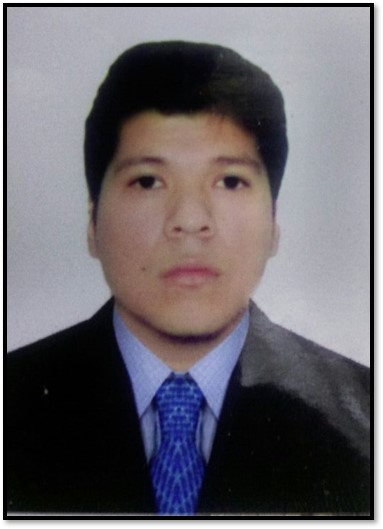
#> input picture 3/img.jpg, 383 x 529 px, given in place of the camera
$ python ejm7.py
#> lines starting #> are read from the running program, lines starting #| are printed output that depends on the picture; after the words box and inside, x2 and y2 are one past the last pixel; in counts of white or black regions, pixels touching at a corner belong together
import cv2
import numpy as np


def nothing(x):
    pass


# Start video capture
cap = cv2.VideoCapture(0)

# Create a window for the trackbars
cv2.namedWindow("Trackbars")

# Create trackbars for lower HSV
cv2.createTrackbar("Lower H", "Trackbars", 0, 179, nothing)
#> slider 'Lower H' is set to 35
cv2.createTrackbar("Lower S", "Trackbars", 0, 255, nothing)
#> slider 'Lower S' is set to 51
cv2.createTrackbar("Lower V", "Trackbars", 0, 255, nothing)
#> slider 'Lower V' is set to 51

# Create trackbars for upper HSV
cv2.createTrackbar("Upper H", "Trackbars", 179, 179, nothing)
cv2.createTrackbar("Upper S", "Trackbars", 255, 255, nothing)
cv2.createTrackbar("Upper V", "Trackbars", 255, 255, nothing)

while True:
    _, frame = cap.read()
#> frame is the input picture: shape (529, 383, 3); mean B, G, R 107.5, 101.8, 105.7
    hsv = cv2.cvtColor(frame, cv2.COLOR_BGR2HSV)
#> hsv: shape (529, 383, 3); mean H, S, V 76.1, 52.9, 114.7

    # Get current positions of the trackbars
    lower_h = cv2.getTrackbarPos("Lower H", "Trackbars")
    lower_s = cv2.getTrackbarPos("Lower S", "Trackbars")
    lower_v = cv2.getTrackbarPos("Lower V", "Trackbars")
    upper_h = cv2.getTrackbarPos("Upper H", "Trackbars")
    upper_s = cv2.getTrackbarPos("Upper S", "Trackbars")
    upper_v = cv2.getTrackbarPos("Upper V", "Trackbars")

    # Define the HSV range based on trackbar positions
    lower = np.array([lower_h, lower_s, lower_v])
    upper = np.array([upper_h, upper_s, upper_v])

    mask = cv2.inRange(hsv, lower, upper)
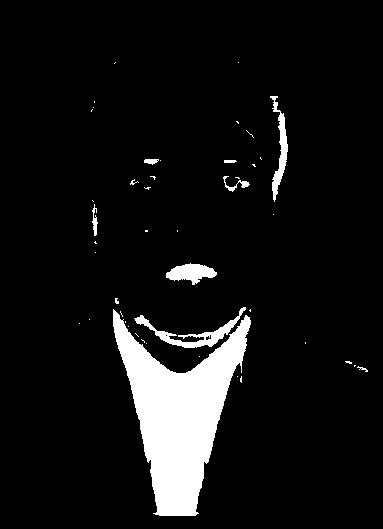
#> mask: shape (529, 383); 7.7% white; 45 white regions (35 under 20 px), largest, box (x1, y1, x2, y2) and area: (113, 309, 251, 516) 12756, (134, 307, 246, 348) 940, (166, 263, 217, 285) 656
    res = cv2.bitwise_and(frame, frame, mask=mask)
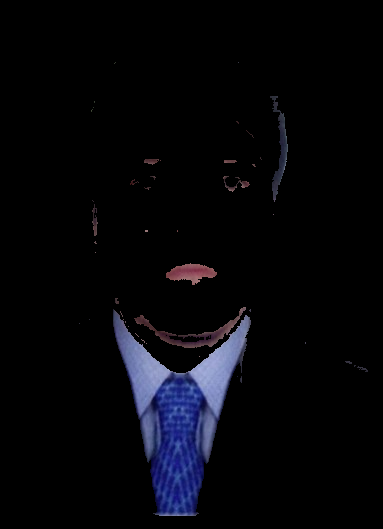
#> res: shape (529, 383, 3); mean B, G, R 9.9, 5.9, 5.6

    cv2.imshow("frame", frame)
    cv2.imshow("mask", mask)
    cv2.imshow("resultado", res)

    if cv2.waitKey(1) & 0xFF == 27:  # Exit with ESC key
#> (key Esc is pressed here)
        break

cap.release()
cv2.destroyAllWindows()

$ run again, on 3/frutas.jpg
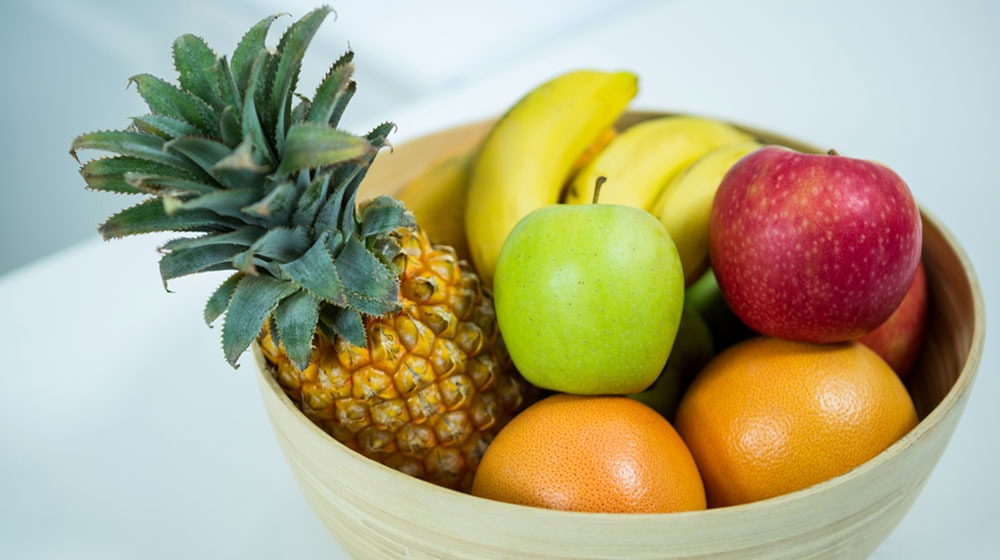
#> input picture 3/frutas.jpg, 1000 x 560 px, given in place of the camera
#> frame is the input picture: shape (560, 1000, 3); mean B, G, R 133.4, 168.5, 174
#> hsv: shape (560, 1000, 3); mean H, S, V 65.2, 103.2, 189.4
#> `mask = cv2.inRange(hsv, lower, upper)`:
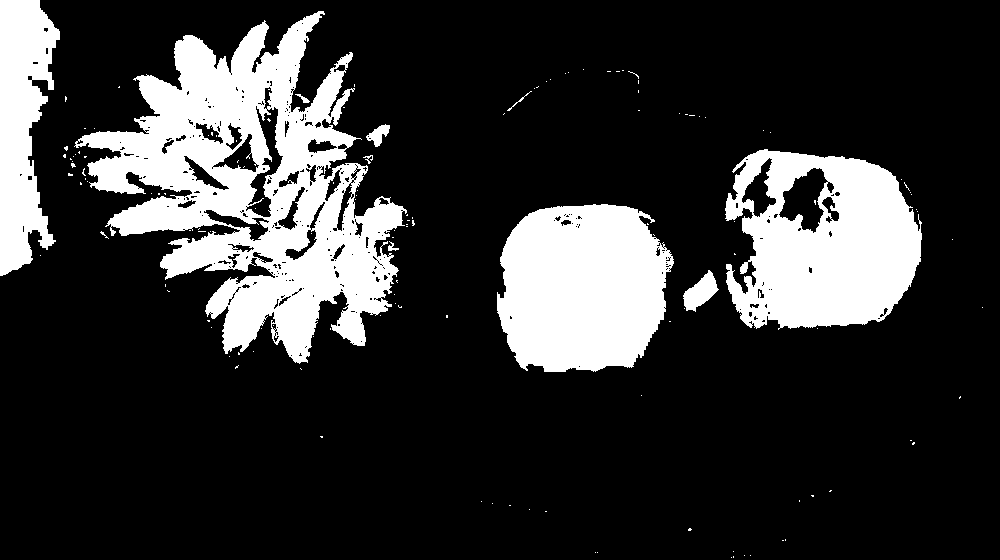
#> mask: shape (560, 1000); 20.2% white; 141 white regions (131 under 20 px), largest, box (x1, y1, x2, y2) and area: (74, 11, 407, 364) 51544, (725, 149, 922, 330) 24934, (497, 204, 674, 372) 24004
#> `res = cv2.bitwise_and(frame, frame, mask=mask)`:
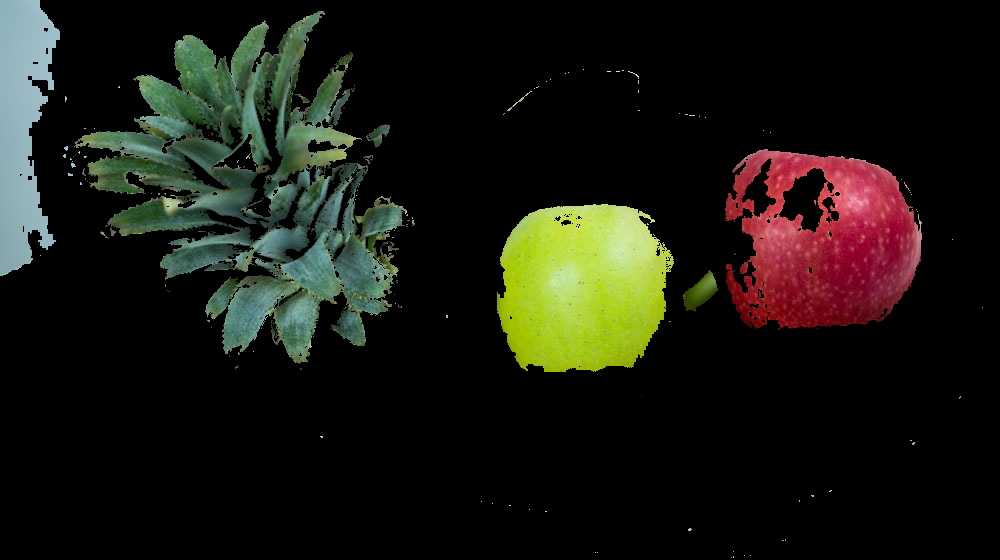
#> res: shape (560, 1000, 3); mean B, G, R 17.1, 24.8, 25

$ run again, on 3/tenis.jpg
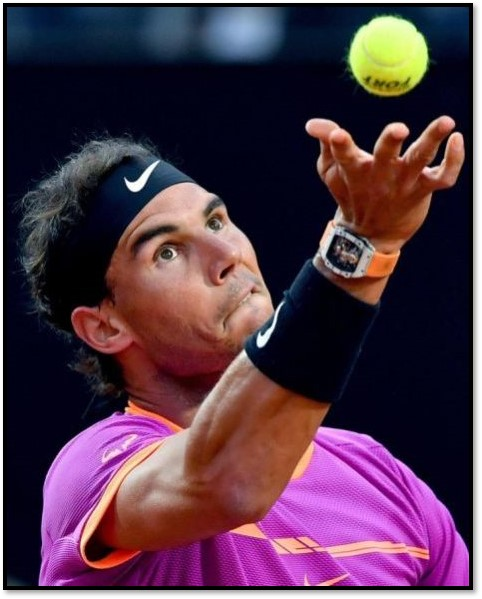
#> input picture 3/tenis.jpg, 482 x 599 px, given in place of the camera
#> frame is the input picture: shape (599, 482, 3); mean B, G, R 73.4, 54.1, 82
#> hsv: shape (599, 482, 3); mean H, S, V 91.1, 181.2, 95.7
#> `mask = cv2.inRange(hsv, lower, upper)`:
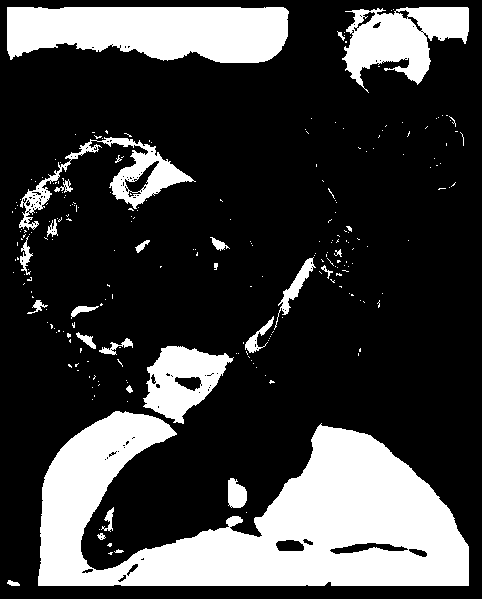
#> mask: shape (599, 482); 24.7% white; 242 white regions (214 under 20 px), largest, box (x1, y1, x2, y2) and area: (38, 411, 469, 586) 41366, (7, 7, 289, 63) 13168, (342, 7, 469, 93) 5921
#> `res = cv2.bitwise_and(frame, frame, mask=mask)`:
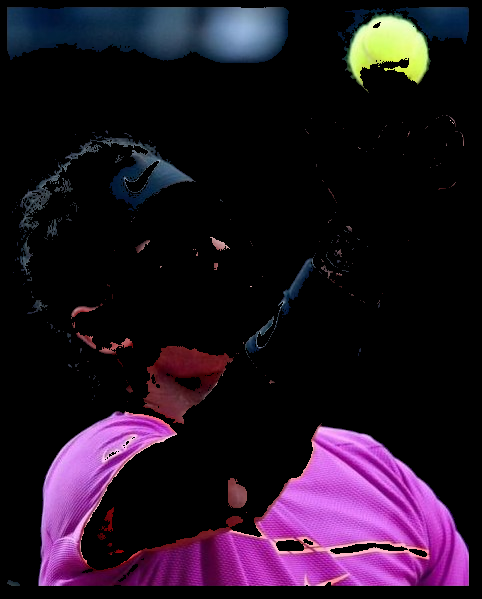
#> res: shape (599, 482, 3); mean B, G, R 34.4, 18.7, 33.2
